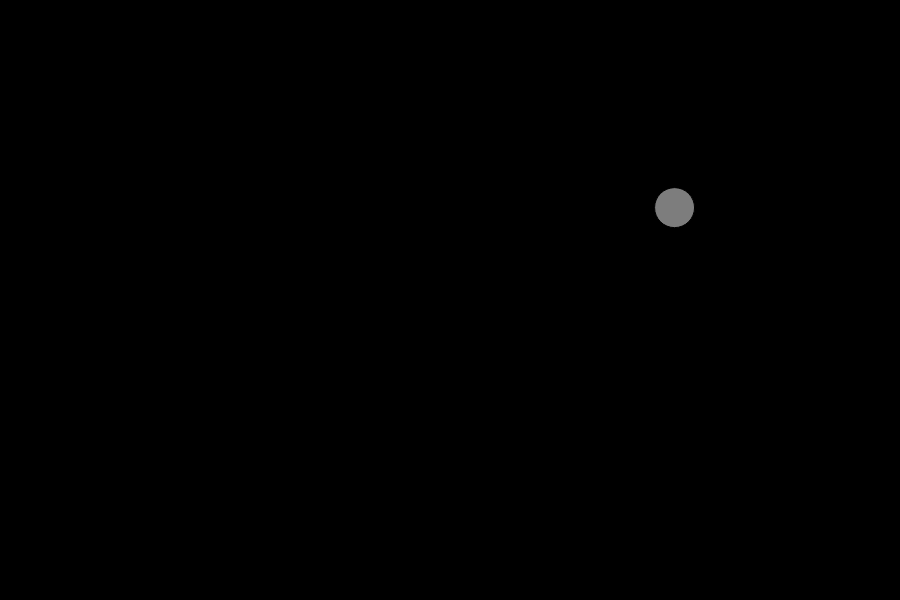
Frame 1 (no input)
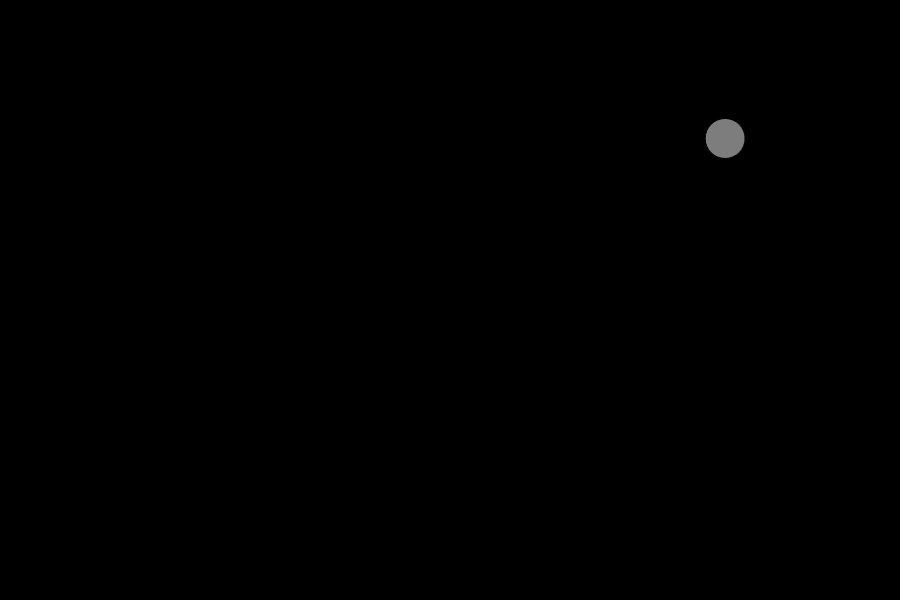
Frame 60 (no input)
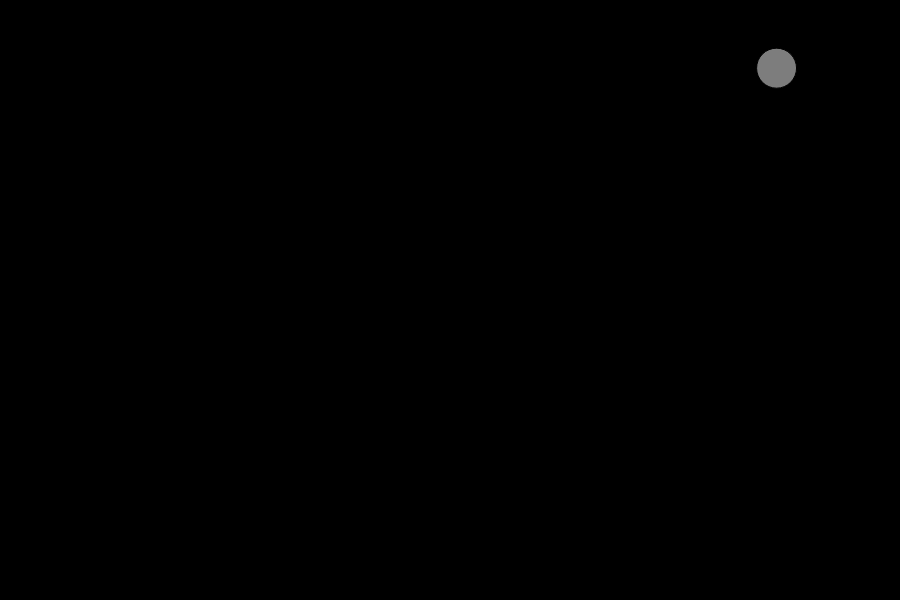
Frame 120 (the mouse pressed at the canvas centre since frame 60)

The p5.js sketch that drew these frames (run headless with seeded random() and noise() and a simulated clock; from frame 60 on, the mouse is pressed at the canvas centre):

// p5.js sketch
// ── sketch.js
//////////////////////////////////
// COURSERA GRAPHICS PROGRAMMING
//////////////////////////////////
// Adapted from https://github.com/nature-of-code/
// released under MIT license

var ball;
////////////////////////////////////////////////
function setup() {
  createCanvas(900, 600);
  ball = new Ball();
}
////////////////////////////////////////////////
function draw() {
  background(0);
  ball.run();
}
////////////////////////////////////////////////
class Ball {

  constructor(){
    this.speedX = random(-2,2);
    this.speedY = random(-2,2);
    this.locX = random(width);
    this.locY = random(height);
  }

  run(){
    this.draw();
    this.move();
    this.bounce();
  }

  draw(){
    fill(125);
    ellipse(this.locX, this.locY, 40, 40);
  }

  move(){
    this.locX += this.speedX;
    this.locY += this.speedY;
  }

  bounce(){
    if (this.locX<0 || this.locX>width) this.speedX*=-1;
    if (this.locY<0 || this.locY>height) this.speedY*=-1;
  }
}
